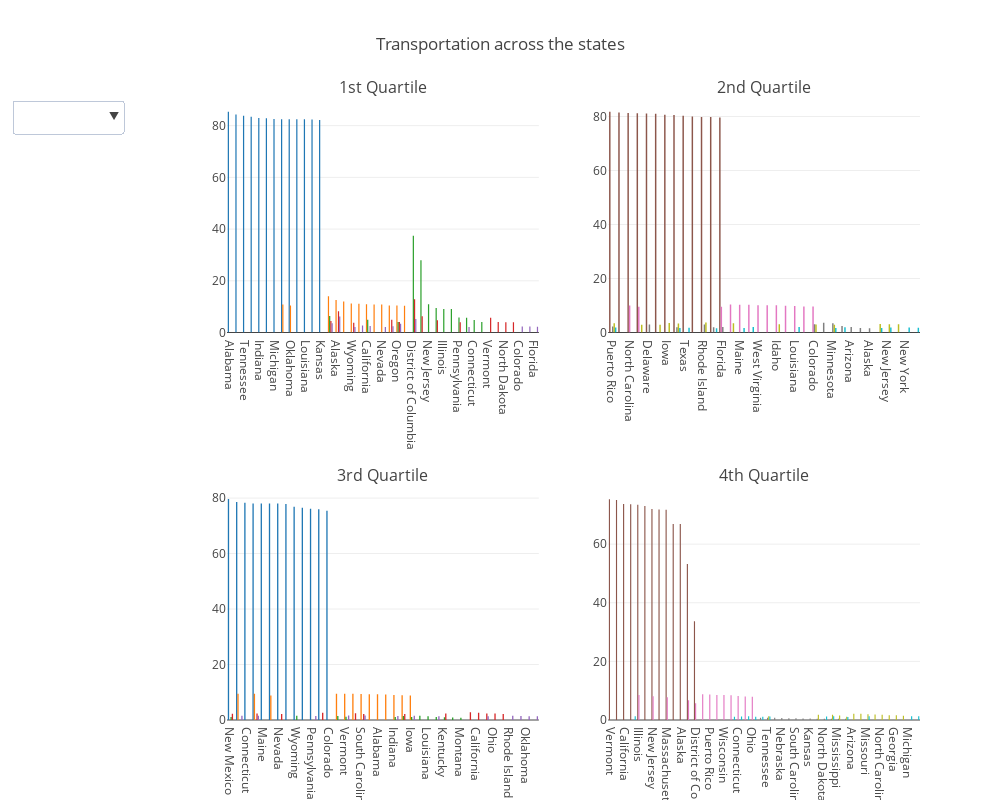

The code cell stored with this chart in its notebook:
### Markdown cell above
### Testing plotly - State

### Code cell
transportations = ['Drive', 'Carpool', 'Transit', 'Walk', 'OtherTransp']

datas = []
for tran in transportations:
    county["trans"] = county.TotalPop * county[tran]
    data = county.groupby("State")["trans"].sum() / county.groupby("State")["TotalPop"].sum()
    datas.append(data.sort_values(ascending=False))

### Create individual figures
fig = tools.make_subplots(rows=2, cols=2, subplot_titles=('1st Quartile', '2nd Quartile',
                                                          '3rd Quartile', '4th Quartile'))

for i in range(4):
    for data in datas:
        start_i = 13 * i
        end_i   = start_i + 13
        
        trace = go.Bar(
                        x=data.iloc[start_i: end_i].index,
                        y=data.iloc[start_i: end_i].values, 
                        showlegend=False
                    )
        
        row_num = 1 + (i // 2)
        col_num = 1 + (i % 2)
        fig.append_trace(trace, row_num, col_num)

### Create buttons for drop down menu
buttons = []
for i, label in enumerate(transportations):
    visibility = [i==j for j in range(len(transportations))]
    button = dict(
                 label =  label,
                 method = 'update',
                 args = [{'visible': visibility},
                     {'title': label}])
    buttons.append(button)

updatemenus = list([
    dict(active=-1,
         x=-0.15,
         buttons=buttons
    )
])

fig['layout']['title'] = 'Transportation across the states'
fig['layout']['showlegend'] = False
fig['layout']['updatemenus'] = updatemenus
fig['layout'].update(height=800, width=1000)

iplot(fig, filename='dropdown')

### Figure 1 — Plotly figure (JSON) as saved in the notebook; plotly's stock layout.template omitted (floating-point values rounded to 4 significant figures)
{"data": [{"showlegend": false, "type": "bar", "x": ["Alabama", "Mississippi", "Tennessee", "Ohio", "Indiana", "South Carolina", "Michigan", "Arkansas", "Oklahoma", "Kentucky", "Louisiana", "West Virginia", "Kansas"], "xaxis": "x1", "y": [85.42, 84.29, 83.86, 83.44, 82.99, 82.84, 82.54, 82.46, 82.46, 82.46, 82.44, 82.37, 82.15], "yaxis": "y1"}, {"showlegend": false, "type": "bar", "x": ["Hawaii", "Alaska", "Utah", "Wyoming", "Arizona", "California", "Arkansas", "Texas", "Nevada", "Montana", "Oregon", "Oklahoma", "Georgia"], "xaxis": "x1", "y": [14.05, 12.57, 11.97, 11.22, 11.1, 10.91, 10.87, 10.84, 10.84, 10.49, 10.43, 10.42, 10.37], "yaxis": "y1"}, {"showlegend": false, "type": "bar", "x": ["District of Columbia", "New York", "New Jersey", "Massachusetts", "Illinois", "Maryland", "Hawaii", "Pennsylvania", "Washington", "California", "Connecticut", "Virginia", "Oregon"], "xaxis": "x1", "y": [37.4, 27.98, 10.94, 9.489, 9.084, 9.042, 6.391, 5.831, 5.66, 4.914, 4.877, 4.098, 4.094], "yaxis": "y1"}, {"showlegend": false, "type": "bar", "x": ["District of Columbia", "Alaska", "New York", "Vermont", "Montana", "Massachusetts", "Hawaii", "South Dakota", "Oregon", "North Dakota", "Maine", "Pennsylvania", "Wyoming"], "xaxis": "x1", "y": [12.9, 8.241, 6.293, 5.69, 4.917, 4.724, 4.489, 4.101, 4.021, 3.988, 3.982, 3.955, 3.792], "yaxis": "y1"}, {"showlegend": false, "type": "bar", "x": ["Alaska", "District of Columbia", "Hawaii", "Oregon", "Arizona", "California", "Montana", "Colorado", "Idaho", "Florida", "Nevada", "Wyoming", "Washington"], "xaxis": "x1", "y": [6.143, 5.2, 3.53, 3.387, 2.725, 2.494, 2.383, 2.36, 2.347, 2.236, 2.153, 2.107, 2.093], "yaxis": "y1"}, {"showlegend": false, "type": "bar", "x": ["Puerto Rico", "Missouri", "North Carolina", "Nebraska", "Delaware", "New Hampshire", "Iowa", "Wisconsin", "Texas", "North Dakota", "Rhode Island", "Georgia", "Florida"], "xaxis": "x2", "y": [81.79, 81.47, 81.29, 81.17, 81.13, 81.03, 80.62, 80.53, 80.24, 79.99, 79.78, 79.77, 79.62], "yaxis": "y2"}, {"showlegend": false, "type": "bar", "x": ["Washington", "Maine", "New Mexico", "West Virginia", "Mississippi", "Idaho", "North Carolina", "Kentucky", "Louisiana", "Kansas", "Colorado", "Nebraska", "Florida"], "xaxis": "x2", "y": [10.33, 10.32, 10.26, 10.13, 10.08, 10.07, 10.03, 9.874, 9.833, 9.625, 9.592, 9.562, 9.503], "yaxis": "y2"}, {"showlegend": false, "type": "bar", "x": ["Nevada", "Minnesota", "Colorado", "Delaware", "Rhode Island", "Utah", "Puerto Rico", "Arizona", "Florida", "Georgia", "Wisconsin", "Ohio", "Alaska"], "xaxis": "x2", "y": [3.611, 3.453, 3.043, 2.972, 2.966, 2.445, 2.202, 2.036, 2.035, 1.981, 1.912, 1.646, 1.57], "yaxis": "y2"}, {"showlegend": false, "type": "bar", "x": ["Rhode Island", "Iowa", "Washington", "Puerto Rico", "Wisconsin", "Illinois", "New Jersey", "Idaho", "Connecticut", "Colorado", "New Hampshire", "Minnesota", "Nebraska"], "xaxis": "x2", "y": [3.736, 3.497, 3.432, 3.381, 3.316, 3.11, 3.066, 3.027, 3.015, 2.956, 2.892, 2.847, 2.84], "yaxis": "y2"}, {"showlegend": false, "type": "bar", "x": ["Louisiana", "New Mexico", "Utah", "New Jersey", "Puerto Rico", "New York", "Texas", "Massachusetts", "Wisconsin", "Illinois", "Minnesota", "Maine", "Georgia"], "xaxis": "x2", "y": [2.052, 1.999, 1.977, 1.871, 1.862, 1.86, 1.736, 1.719, 1.681, 1.66, 1.65, 1.63, 1.593], "yaxis": "y2"}, {"showlegend": false, "type": "bar", "x": ["New Mexico", "South Dakota", "Connecticut", "Virginia", "Maine", "Minnesota", "Nevada", "Idaho", "Wyoming", "Arizona", "Pennsylvania", "Utah", "Colorado"], "xaxis": "x3", "y": [79.62, 78.59, 78.3, 78.08, 78.03, 78.03, 78.0, 77.9, 76.84, 76.53, 76.12, 75.92, 75.45], "yaxis": "y3"}, {"showlegend": false, "type": "bar", "x": ["Virginia", "Missouri", "South Dakota", "Vermont", "Maryland", "South Carolina", "Tennessee", "Alabama", "North Dakota", "Indiana", "Michigan", "Iowa", "Minnesota"], "xaxis": "x3", "y": [9.49, 9.465, 9.448, 9.445, 9.443, 9.364, 9.267, 9.245, 9.203, 9.05, 8.935, 8.795, 8.788], "yaxis": "y3"}, {"showlegend": false, "type": "bar", "x": ["Wyoming", "Texas", "Missouri", "Michigan", "Louisiana", "Vermont", "Indiana", "Iowa", "New Mexico", "North Carolina", "Kentucky", "New Hampshire", "Montana"], "xaxis": "x3", "y": [1.557, 1.514, 1.464, 1.44, 1.316, 1.151, 1.101, 1.091, 1.047, 1.041, 1.016, 0.8639, 0.8173], "yaxis": "y3"}, {"showlegend": false, "type": "bar", "x": ["West Virginia", "California", "Utah", "Maryland", "Kansas", "Kentucky", "Ohio", "Virginia", "New Mexico", "Michigan", "Nevada", "Delaware", "South Carolina"], "xaxis": "x3", "y": [2.781, 2.649, 2.569, 2.47, 2.359, 2.314, 2.306, 2.299, 2.257, 2.208, 2.183, 2.168, 2.165], "yaxis": "y3"}, {"showlegend": false, "type": "bar", "x": ["Vermont", "South Carolina", "Virginia", "Iowa", "South Dakota", "Rhode Island", "Mississippi", "Indiana", "Pennsylvania", "Oklahoma", "Kansas", "Nebraska", "North Carolina"], "xaxis": "x3", "y": [1.587, 1.578, 1.557, 1.529, 1.521, 1.514, 1.474, 1.47, 1.411, 1.38, 1.334, 1.33, 1.311], "yaxis": "y3"}, {"showlegend": false, "type": "bar", "x": ["Vermont", "Montana", "California", "Maryland", "Illinois", "Washington", "New Jersey", "Oregon", "Massachusetts", "Hawaii", "Alaska", "New York", "District of Columbia"], "xaxis": "x4", "y": [75.37, 75.03, 73.74, 73.58, 73.43, 73.02, 72.0, 71.81, 71.79, 66.91, 66.87, 53.22, 33.7], "yaxis": "y4"}, {"showlegend": false, "type": "bar", "x": ["Pennsylvania", "Puerto Rico", "Rhode Island", "Illinois", "Wisconsin", "Delaware", "Connecticut", "New Jersey", "New Hampshire", "Ohio", "Massachusetts", "New York", "District of Columbia"], "xaxis": "x4", "y": [8.747, 8.685, 8.535, 8.526, 8.497, 8.404, 8.228, 8.146, 7.993, 7.966, 7.728, 6.772, 5.7], "yaxis": "y4"}, {"showlegend": false, "type": "bar", "x": ["West Virginia", "Tennessee", "Idaho", "Nebraska", "Maine", "South Carolina", "South Dakota", "Kansas", "Oklahoma", "North Dakota", "Arkansas", "Mississippi", "Alabama"], "xaxis": "x4", "y": [0.7664, 0.7633, 0.759, 0.7224, 0.6198, 0.5957, 0.5441, 0.4758, 0.4537, 0.4525, 0.4254, 0.4079, 0.4076], "yaxis": "y4"}, {"showlegend": false, "type": "bar", "x": ["Arizona", "Indiana", "Missouri", "Louisiana", "Oklahoma", "North Carolina", "Arkansas", "Texas", "Georgia", "Mississippi", "Florida", "Tennessee", "Alabama"], "xaxis": "x4", "y": [2.106, 2.095, 1.974, 1.898, 1.785, 1.776, 1.775, 1.623, 1.589, 1.535, 1.449, 1.321, 1.121], "yaxis": "y4"}, {"showlegend": false, "type": "bar", "x": ["Michigan", "Missouri", "Kentucky", "Maryland", "Arkansas", "New Hampshire", "Tennessee", "North Dakota", "Connecticut", "Delaware", "Ohio", "West Virginia", "Alabama"], "xaxis": "x4", "y": [1.292, 1.286, 1.27, 1.263, 1.256, 1.25, 1.213, 1.179, 1.168, 1.134, 1.124, 1.086, 1.042], "yaxis": "y4"}], "layout": {"annotations": [{"font": {"size": 16}, "showarrow": false, "text": "1st Quartile", "x": 0.225, "xanchor": "center", "xref": "paper", "y": 1, "yanchor": "bottom", "yref": "paper"}, {"font": {"size": 16}, "showarrow": false, "text": "2nd Quartile", "x": 0.775, "xanchor": "center", "xref": "paper", "y": 1, "yanchor": "bottom", "yref": "paper"}, {"font": {"size": 16}, "showarrow": false, "text": "3rd Quartile", "x": 0.225, "xanchor": "center", "xref": "paper", "y": 0.375, "yanchor": "bottom", "yref": "paper"}, {"font": {"size": 16}, "showarrow": false, "text": "4th Quartile", "x": 0.775, "xanchor": "center", "xref": "paper", "y": 0.375, "yanchor": "bottom", "yref": "paper"}], "height": 800, "showlegend": false, "title": "Transportation across the states", "updatemenus": [{"active": -1, "buttons": [{"args": [{"visible": [true, false, false, false, false]}, {"title": "Drive"}], "label": "Drive", "method": "update"}, {"args": [{"visible": [false, true, false, false, false]}, {"title": "Carpool"}], "label": "Carpool", "method": "update"}, {"args": [{"visible": [false, false, true, false, false]}, {"title": "Transit"}], "label": "Transit", "method": "update"}, {"args": [{"visible": [false, false, false, true, false]}, {"title": "Walk"}], "label": "Walk", "method": "update"}, {"args": [{"visible": [false, false, false, false, true]}, {"title": "OtherTransp"}], "label": "OtherTransp", "method": "update"}], "x": -0.15}], "width": 1000, "xaxis1": {"anchor": "y1", "domain": [0, 0.45]}, "xaxis2": {"anchor": "y2", "domain": [0.55, 1]}, "xaxis3": {"anchor": "y3", "domain": [0, 0.45]}, "xaxis4": {"anchor": "y4", "domain": [0.55, 1]}, "yaxis1": {"anchor": "x1", "domain": [0.625, 1]}, "yaxis2": {"anchor": "x2", "domain": [0.625, 1]}, "yaxis3": {"anchor": "x3", "domain": [0, 0.375]}, "yaxis4": {"anchor": "x4", "domain": [0, 0.375]}}}
